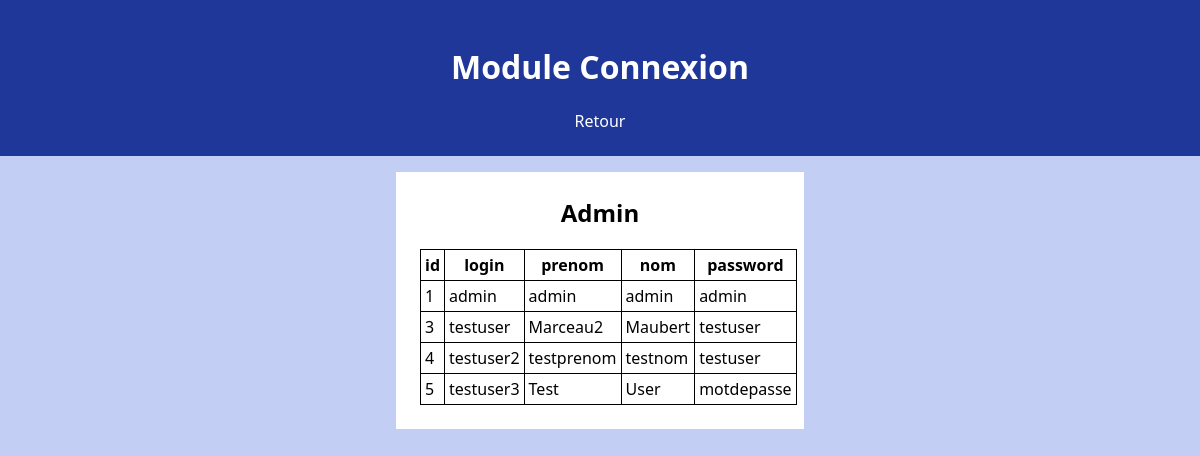
The page /admin.php (signed in) on the database its author committed.
### tables this page shows
CREATE TABLE IF NOT EXISTS `utilisateurs` (
  `id` int(11) NOT NULL AUTO_INCREMENT,
  `login` varchar(255) NOT NULL,
  `prenom` varchar(255) NOT NULL,
  `nom` varchar(255) NOT NULL,
  `password` varchar(255) NOT NULL,
  PRIMARY KEY (`id`)
);

### admin.php (the view, shortened to what this page needs)
<?php
    $db = new mysqli("localhost", "root", "", "moduleconnexion");
    try {
        $request = "SELECT * FROM utilisateurs ORDER BY id ASC;";
        $query = $db->query($request);
        $users = $query->fetch_all(MYSQLI_ASSOC);
    } catch (Exception $e) {
        echo "Exception reçue: {$e->getMessage()}";
        die;
    }
?>
<!DOCTYPE html>
<html lang="en">
    <head>
        <link rel="stylesheet" href="style.css">
    </head>
    <body>
        <header>
            <h1>Module Connexion</h1>
            <a href="index.php">Retour</a>
        </header>
        <main id="admin">
            <h2>Admin</h2>
            <table>
                <thead>
                    <tr>
                    <?php
                        foreach ($users[0] as $key => $value) {
                            ?>
                                <th><?= $key ?></th>
                            <?php
                        }
                    ?>
                    </tr>
                </thead>
                <tbody>
                <?php
                    foreach ($users as $id => $row) {
                        ?>
                        <tr>
                        <?php
                            foreach ($row as $value) {
                                ?>
                                <td><?= $value ?></td>
                                <?php
                            }
                        ?>
                        </tr>
                        <?php
                    }
                ?>
                </tbody>
            </table>
        </main>
    </body>
</html>

### style.css (style rules this page uses)
html, body { height: 100%; padding: 0; margin: 0; font-family: "Segoe UI", sans-serif; background: #c3cef5; }
* { box-sizing: border-box; }
header { background: #1e3799; color: white; text-align: center; padding: 1.5em 0; }
header a { text-decoration: none; color: white; }
main { margin: 1em 33%; background: white; padding: 1.5em; }
h2 { margin-top: 0; }
h2 { text-align: center; }
table { border-collapse: collapse; width: 100%; }
th, td { border: 1px solid black; padding: 0.25em; }

### rows shown on the page
utilisateurs: id "1", value "admin"
utilisateurs: id "3", value "testuser", prenom "Marceau2", nom "Maubert"
utilisateurs: id "4", login "testuser2", prenom "testprenom", nom "testnom", password "testuser"
utilisateurs: id "5", login "testuser3", prenom "Test", nom "User", password "motdepasse"

### other values the page prints
$key "id"
$key "login"
$key "prenom"
$key "nom"
$key "password"
